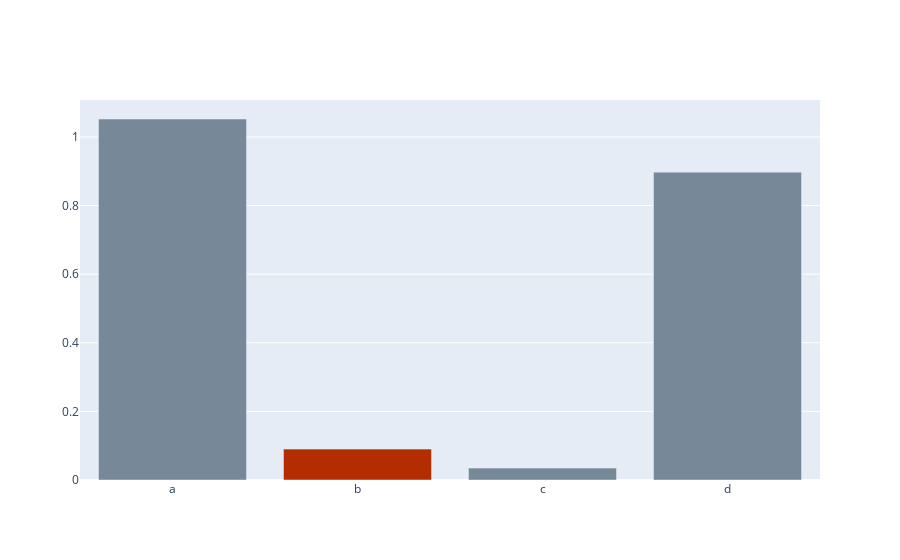

Write notebook code for a chart like this one.
### Code cell
y = abs(np.random.randn(5))
colors[1] = "#b32d00"

fig = go.Figure(
data= [
    go.Bar(x=['a','b','c','d'], y=y,
          marker_color=colors)
])

fig.show()

### Figure 1 — Plotly figure (JSON) as saved in the notebook; plotly's stock layout.template omitted (floating-point values rounded to 4 significant figures)
{"data": [{"marker": {"color": ["lightslategray", "#b32d00", "lightslategray", "lightslategray", "lightslategray"]}, "type": "bar", "x": ["a", "b", "c", "d"], "y": [1.052, 0.09002, 0.03466, 0.8973, 0.4862]}], "layout": {}}
